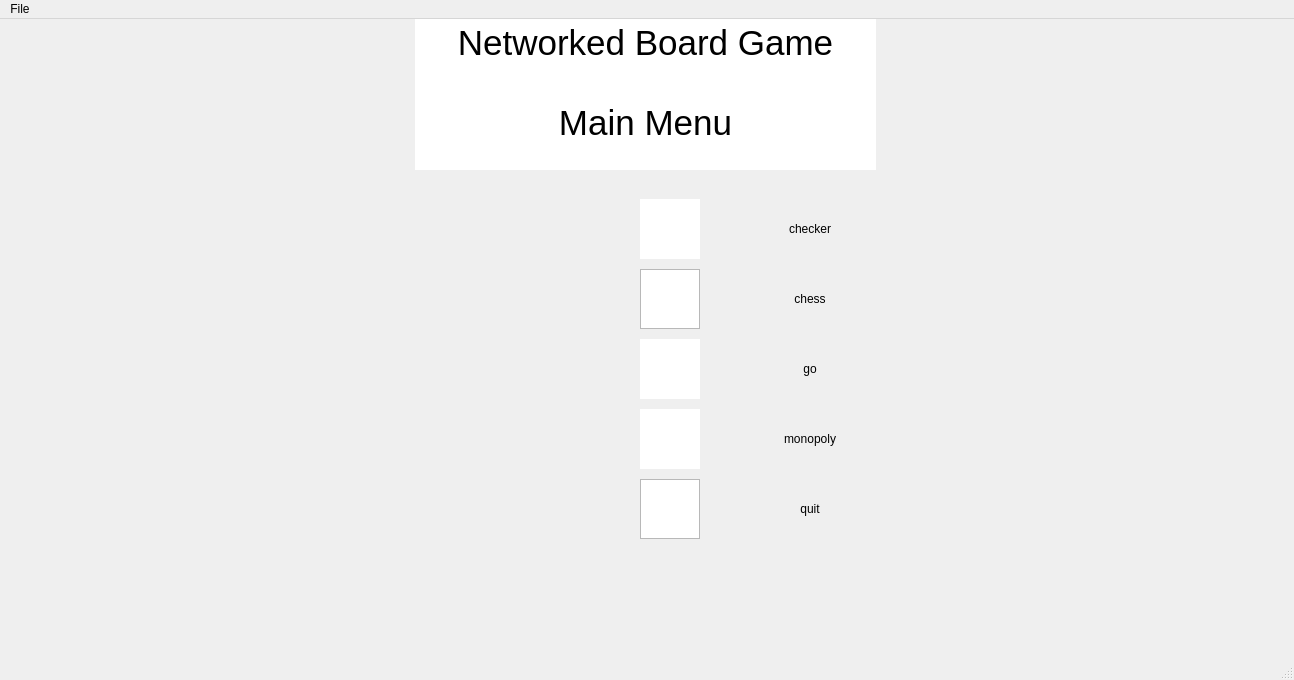
<?xml version="1.0" encoding="UTF-8"?>
<ui version="4.0">
 <class>MainWindow</class>
 <widget class="QMainWindow" name="MainWindow">
  <property name="geometry">
   <rect>
    <x>0</x>
    <y>0</y>
    <width>1294</width>
    <height>680</height>
   </rect>
  </property>
  <property name="focusPolicy">
   <enum>Qt::StrongFocus</enum>
  </property>
  <property name="windowTitle">
   <string>MainWindow</string>
  </property>
  <property name="windowOpacity">
   <double>0.000000000000000</double>
  </property>
  <property name="styleSheet">
   <string notr="true"/>
  </property>
  <property name="animated">
   <bool>true</bool>
  </property>
  <widget class="QWidget" name="centralWidget">
   <property name="styleSheet">
    <string notr="true">background-image:url(:/board.png);
background-position: all;</string>
   </property>
   <widget class="QPushButton" name="pushButton_2">
    <property name="geometry">
     <rect>
      <x>710</x>
      <y>180</y>
      <width>200</width>
      <height>60</height>
     </rect>
    </property>
    <property name="minimumSize">
     <size>
      <width>0</width>
      <height>0</height>
     </size>
    </property>
    <property name="focusPolicy">
     <enum>Qt::StrongFocus</enum>
    </property>
    <property name="whatsThis">
     <string>&lt;html&gt;&lt;head/&gt;&lt;body&gt;&lt;p&gt;&lt;br/&gt;&lt;/p&gt;&lt;/body&gt;&lt;/html&gt;</string>
    </property>
    <property name="styleSheet">
     <string notr="true">font: 24pt &quot;MV Boli&quot;;
border-style:solid;</string>
    </property>
    <property name="text">
     <string>checker</string>
    </property>
   </widget>
   <widget class="QPushButton" name="pushButton_3">
    <property name="geometry">
     <rect>
      <x>710</x>
      <y>250</y>
      <width>200</width>
      <height>60</height>
     </rect>
    </property>
    <property name="minimumSize">
     <size>
      <width>0</width>
      <height>0</height>
     </size>
    </property>
    <property name="styleSheet">
     <string notr="true">font: 24pt &quot;MV Boli&quot;;
border-style:solid;</string>
    </property>
    <property name="text">
     <string>chess</string>
    </property>
   </widget>
   <widget class="QPushButton" name="pushButton_4">
    <property name="geometry">
     <rect>
      <x>710</x>
      <y>320</y>
      <width>200</width>
      <height>60</height>
     </rect>
    </property>
    <property name="minimumSize">
     <size>
      <width>0</width>
      <height>0</height>
     </size>
    </property>
    <property name="styleSheet">
     <string notr="true">font: 24pt &quot;MV Boli&quot;;
border-style:solid;</string>
    </property>
    <property name="text">
     <string>go</string>
    </property>
   </widget>
   <widget class="QPushButton" name="pushButton_5">
    <property name="geometry">
     <rect>
      <x>710</x>
      <y>390</y>
      <width>200</width>
      <height>60</height>
     </rect>
    </property>
    <property name="minimumSize">
     <size>
      <width>0</width>
      <height>0</height>
     </size>
    </property>
    <property name="styleSheet">
     <string notr="true">font: 24pt &quot;MV Boli&quot;;
border-style:solid;</string>
    </property>
    <property name="text">
     <string>monopoly</string>
    </property>
   </widget>
   <widget class="QPushButton" name="pushButton_6">
    <property name="geometry">
     <rect>
      <x>710</x>
      <y>460</y>
      <width>200</width>
      <height>60</height>
     </rect>
    </property>
    <property name="minimumSize">
     <size>
      <width>0</width>
      <height>0</height>
     </size>
    </property>
    <property name="styleSheet">
     <string notr="true">font: 24pt &quot;MV Boli&quot;;
border-style:solid;</string>
    </property>
    <property name="text">
     <string>quit</string>
    </property>
   </widget>
   <widget class="QTextEdit" name="textEdit">
    <property name="geometry">
     <rect>
      <x>415</x>
      <y>0</y>
      <width>461</width>
      <height>151</height>
     </rect>
    </property>
    <property name="focusPolicy">
     <enum>Qt::NoFocus</enum>
    </property>
    <property name="contextMenuPolicy">
     <enum>Qt::DefaultContextMenu</enum>
    </property>
    <property name="styleSheet">
     <string notr="true">
font: 26pt &quot;MV Boli&quot;;</string>
    </property>
    <property name="frameShape">
     <enum>QFrame::NoFrame</enum>
    </property>
    <property name="lineWidth">
     <number>0</number>
    </property>
    <property name="html">
     <string>&lt;!DOCTYPE HTML PUBLIC &quot;-//W3C//DTD HTML 4.0//EN&quot; &quot;http://www.w3.org/TR/REC-html40/strict.dtd&quot;&gt;
&lt;html&gt;&lt;head&gt;&lt;meta name=&quot;qrichtext&quot; content=&quot;1&quot; /&gt;&lt;style type=&quot;text/css&quot;&gt;
p, li { white-space: pre-wrap; }
&lt;/style&gt;&lt;/head&gt;&lt;body style=&quot; font-family:'MV Boli'; font-size:26pt; font-weight:400; font-style:normal;&quot;&gt;
&lt;p align=&quot;center&quot; style=&quot; margin-top:0px; margin-bottom:0px; margin-left:0px; margin-right:0px; -qt-block-indent:0; text-indent:0px;&quot;&gt;Networked Board Game&lt;/p&gt;
&lt;p align=&quot;center&quot; style=&quot;-qt-paragraph-type:empty; margin-top:0px; margin-bottom:0px; margin-left:0px; margin-right:0px; -qt-block-indent:0; text-indent:0px;&quot;&gt;&lt;br /&gt;&lt;/p&gt;
&lt;p align=&quot;center&quot; style=&quot; margin-top:0px; margin-bottom:0px; margin-left:0px; margin-right:0px; -qt-block-indent:0; text-indent:0px;&quot;&gt;Main Menu&lt;/p&gt;&lt;/body&gt;&lt;/html&gt;</string>
    </property>
   </widget>
   <widget class="QGraphicsView" name="checkericon">
    <property name="geometry">
     <rect>
      <x>640</x>
      <y>180</y>
      <width>60</width>
      <height>60</height>
     </rect>
    </property>
    <property name="styleSheet">
     <string notr="true">border-style:solid;
background-image:url(:/checker icon.png)</string>
    </property>
   </widget>
   <widget class="QGraphicsView" name="chessicon">
    <property name="geometry">
     <rect>
      <x>640</x>
      <y>250</y>
      <width>60</width>
      <height>60</height>
     </rect>
    </property>
    <property name="focusPolicy">
     <enum>Qt::StrongFocus</enum>
    </property>
    <property name="styleSheet">
     <string notr="true">background-image:url(:/chess icon.png)</string>
    </property>
    <property name="frameShape">
     <enum>QFrame::StyledPanel</enum>
    </property>
   </widget>
   <widget class="QGraphicsView" name="monopolyicon">
    <property name="geometry">
     <rect>
      <x>640</x>
      <y>390</y>
      <width>60</width>
      <height>60</height>
     </rect>
    </property>
    <property name="styleSheet">
     <string notr="true">border-style:solid;
background-image:url(:/monopoly icon.png)</string>
    </property>
   </widget>
   <widget class="QGraphicsView" name="goicon">
    <property name="geometry">
     <rect>
      <x>640</x>
      <y>320</y>
      <width>60</width>
      <height>60</height>
     </rect>
    </property>
    <property name="styleSheet">
     <string notr="true">border-style:solid;
background-image:url(:/go icon.png)</string>
    </property>
   </widget>
   <widget class="QGraphicsView" name="quiticon">
    <property name="geometry">
     <rect>
      <x>640</x>
      <y>460</y>
      <width>60</width>
      <height>60</height>
     </rect>
    </property>
    <property name="autoFillBackground">
     <bool>true</bool>
    </property>
    <property name="styleSheet">
     <string notr="true">background-image:url(:/quit icon.png)</string>
    </property>
    <property name="frameShape">
     <enum>QFrame::StyledPanel</enum>
    </property>
    <property name="lineWidth">
     <number>1</number>
    </property>
   </widget>
  </widget>
  <widget class="QStatusBar" name="statusBar"/>
  <widget class="QMenuBar" name="menuBar">
   <property name="geometry">
    <rect>
     <x>0</x>
     <y>0</y>
     <width>1294</width>
     <height>23</height>
    </rect>
   </property>
   <widget class="QMenu" name="menuFile">
    <property name="title">
     <string>File</string>
    </property>
    <widget class="QMenu" name="menuStart">
     <property name="title">
      <string>Start</string>
     </property>
     <widget class="QMenu" name="menuChecker">
      <property name="title">
       <string>Checker</string>
      </property>
      <addaction name="actionconnect_network"/>
      <addaction name="actionplay_with_AI"/>
     </widget>
     <widget class="QMenu" name="menuChess">
      <property name="title">
       <string>Chess</string>
      </property>
      <addaction name="actionconnect_network_2"/>
      <addaction name="actionplay_with_AI_2"/>
     </widget>
     <widget class="QMenu" name="menuGo">
      <property name="title">
       <string>Go</string>
      </property>
      <addaction name="actionconnect_network_3"/>
      <addaction name="actionplay_with_AI_3"/>
     </widget>
     <widget class="QMenu" name="menuMonopoly">
      <property name="title">
       <string>Monopoly</string>
      </property>
      <addaction name="actionconnect_network_4"/>
      <addaction name="actionplay_with_AI_4"/>
     </widget>
     <addaction name="menuChecker"/>
     <addaction name="menuChess"/>
     <addaction name="menuGo"/>
     <addaction name="menuMonopoly"/>
    </widget>
    <addaction name="menuStart"/>
    <addaction name="actionquit"/>
   </widget>
   <addaction name="menuFile"/>
  </widget>
  <action name="actionquit">
   <property name="text">
    <string>quit</string>
   </property>
  </action>
  <action name="actionconnect_network">
   <property name="text">
    <string>connect network</string>
   </property>
  </action>
  <action name="actionplay_with_AI">
   <property name="text">
    <string>play with AI</string>
   </property>
  </action>
  <action name="actionconnect_network_2">
   <property name="text">
    <string>connect network</string>
   </property>
  </action>
  <action name="actionplay_with_AI_2">
   <property name="text">
    <string>play with AI</string>
   </property>
  </action>
  <action name="actionconnect_network_3">
   <property name="text">
    <string>connect network</string>
   </property>
  </action>
  <action name="actionplay_with_AI_3">
   <property name="text">
    <string>play with AI</string>
   </property>
  </action>
  <action name="actionconnect_network_4">
   <property name="text">
    <string>connect network</string>
   </property>
  </action>
  <action name="actionplay_with_AI_4">
   <property name="text">
    <string>play with AI</string>
   </property>
  </action>
 </widget>
 <layoutdefault spacing="6" margin="11"/>
 <resources/>
 <connections/>
 <slots>
  <slot>slot1()</slot>
 </slots>
</ui>
